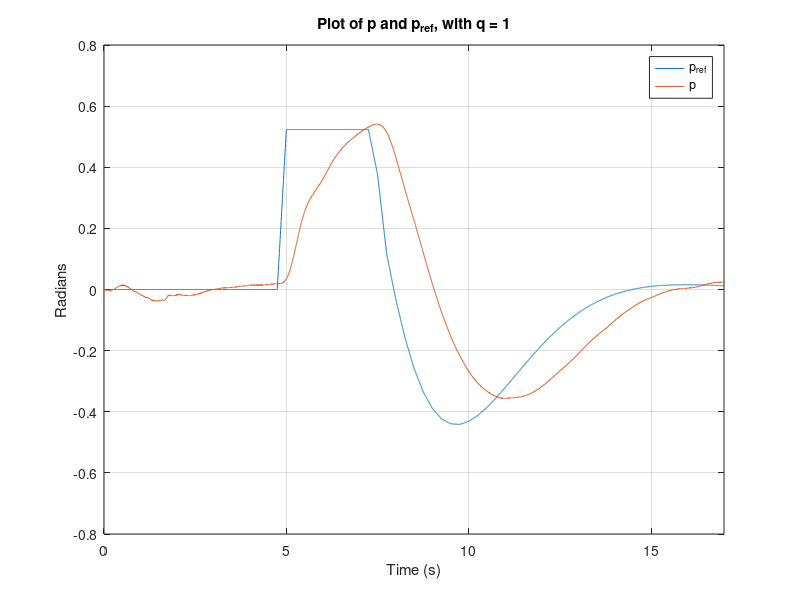

Source code (MATLAB): (Note: this script raises an error after producing the figure.)
clear all; clc;

data=load('Excersize_5.mat');

array = data.ans;

t = array(1,:);
p_ref = array(2,:);
p = array(3,:);
travel = array(4,:);

figure(1);
plot(t, p_ref, t, p),grid;
legend("p_{ref}","p");
ylabel("Radians");
xlabel("Time (s)");
title("Plot of p and p_{ref}, with q = 1");
xlim([0,17]);


data_12 = load("template_problem_2\data_12.mat");
data_1_2 = load("template_problem_2\data_1_2.mat");
data_0_12 = load("template_problem_2\data_0_12.mat");

plt_matrix = [data_12.data12'; data_1_2.data'; data_0_12.data'];

figure(6)
plot(plt_matrix(1,:),plt_matrix(2,:),plt_matrix(1,:),plt_matrix(4,:),plt_matrix(1,:),plt_matrix(6,:)),grid
legend("q = 12", "q = 1.2", "q = 0.12");
ylabel("Radians")
xlabel("Time (s)")
title("Comparison of input (u) for different q values");
xlim([0,25]);